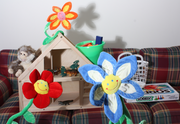
#> input picture data/flowers_left.png, 180 x 124 px
$ jupyter execute L12_camera_matrix.ipynb   (shell and % lines are left out)
#> lines starting #> are read from the running program, lines starting #| are printed output that depends on the picture
### src/util.py
import imageio
import numpy as np
import matplotlib.pyplot as plt
import skimage as skim


def imread_grayfloat(path):
#> called with path = '../data/flowers_left.png'
    return skim.color.rgb2gray(byte2float(imageio.imread(path)))
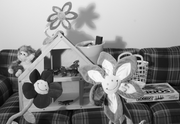
#> returned value: shape (124, 180) float32; min 0, max 0.996, mean 0.557

def byte2float(img):
    """ Convert an image from bytes (0-255) to floats (0.0-1.0) """
    return img.astype(np.float32) / 255.0

def imshow_gray(img):
    assert len(img.shape) == 2
    plt.imshow(img, cmap="gray")

# [10 lines left out: function imshow_truesize, not called in this run]


### notebooks/L12_camera_matrix.ipynb
## Lecture 12 - Rectified Stereo; The Camera Matrix

#### Announcements
* New pairs:
    * Layla and Grayson
    * Finn and Charlie
    * Camiel and Ned
    * Shingo and Jacob
* Project 2 due tonight! How's it going?
* Project 3 out tomorrow; we'll cover plane sweep stereo in tomorrow's class
* You can still respond to my Week 2 feedback email if you haven't already!
* I think I fixed the github classroom uv issue for projects 2 and 3
  * If you created your repo before the fix, it may apply. You can edit .github/workflows/classroom.yml to add these lines before the `- name: Checkout code` line:
    ```yaml
    - name: Install the latest version of uv
      uses: astral-sh/setup-uv@v7
    ```

* Week 2 Checkins today
* Today's tea: Nepal Imperial Black or Four Seasons Oolong?

#### Goals
* Be able to implement a basic rectified stereo depth estimation routine.
* Understand why matching is the hard part of stereo vision.
* Know the definition and formation of the stereo cost volume.
* Know why and how to use the normalized cross-correlation cost function for stereo matching.
* Understand the construction of the **intrinsic** and **extrinsic** camera matrices.

[cell 1]
# boilerplate setup


import os
import sys

src_path = os.path.abspath("../src")
if (src_path not in sys.path):
    sys.path.insert(0, src_path)

# Library imports
import numpy as np
import imageio.v3 as imageio
import matplotlib.pyplot as plt
import skimage as skim
import cv2

# codebase imports
import util
import filtering
import features
import geometry

#### Outline

* Rectified stereo:

  * depth from disparity reduces stereo vision to the correspondence problem

  * assumed a simple case: this is the **rectified case** where (assumptions)

  * correspondence - sounds familiar, but now it's dense. some metrics:

    * SSD - sum of squared differences
    * SAD - sum of absolute differences
    * CC - cross-correlation: filter the right scanline with the left patch; where product is highest, call it a match; in practice, use NCC instead:
    * NCC - normalized cross-correlation: standardize (subtract mean, divide by std) patches before multiplication to add invariance to photometric changes

  * The **cost volume**: given a matching cost c:

    ```
    for i in rows:
      for j in columns:
        for d in disparities:
          C[i, j, d] = c(img1[i,j], img2[i,j+d])
    ```

    (note that c will usually look at a patch around img[i,j])

[cell 2]
left = util.imread_grayfloat("../data/flowers_left.png")
right = util.imread_grayfloat("../data/flowers_right.png")
#> call 2 of imread_grayfloat, with path = '../data/flowers_right.png'
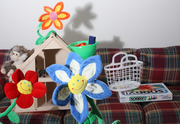
#> input picture data/flowers_right.png, 180 x 124 px
#> in imread_grayfloat (call 2), `return skim.color.rgb2gray(byte2float(imageio.imread(path)))`:
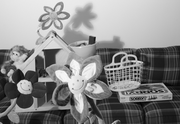
#> returned value: shape (124, 180) float32; min 0, max 0.992, mean 0.54

[cell 3]
util.imshow_gray(np.vstack((left, right)))
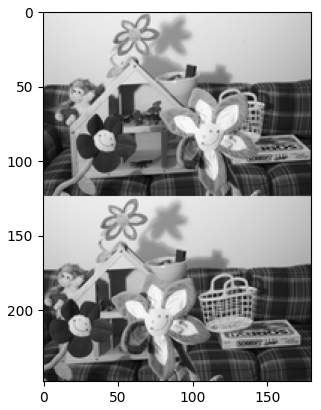
#> figure drawn by matplotlib, 1 panel

[cell 4]
# patch = left[115:125, 205:215]
# patch = left[55:61, 102:107]
patch = left[0:35, 45:80]
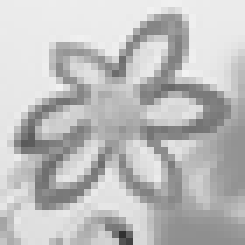
#> patch: shape (35, 35) float32 (shown 7 times larger); min 0.193, max 0.951, mean 0.747

util.imshow_gray(patch)

[cell 5]
def fast_filter(img, filter):
    return cv2.filter2D(img, -1, filter)

[cell 6]
kernel = patch - patch.mean()
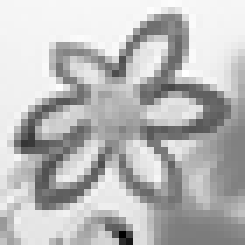
#> kernel: shape (35, 35) float32 (shown 7 times larger); min -0.554, max 0.204, mean 0; drawn with min black and max white
xcorr_out = fast_filter(right-right.mean(), patch-patch.mean())
#> in fast_filter, `return cv2.filter2D(img, -1, filter)`:
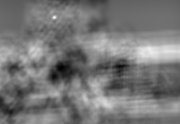
#> returned value: shape (124, 180) float32; min -16.13, max 26.23, mean 3.7; drawn with min black and max white
plt.imshow(np.vstack([right, xcorr_out/xcorr_out.max()]))
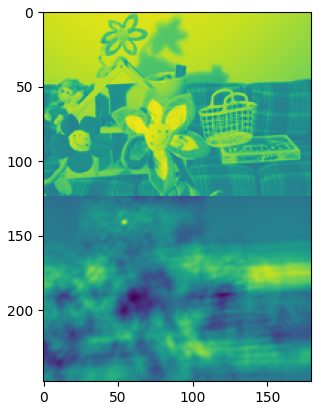
#> figure drawn by matplotlib, 1 panel

Define some cost functions:

[cell 7]
import tqdm

def ncc_cost(left_patch, right_patch):
    lp = left_patch - left_patch.mean()
    rp = right_patch - right_patch.mean()
    lp /= lp.std()
    rp /= rp.std()
    return (lp * rp).sum()

def ssd_cost(left_patch, right_patch):
    return np.sum((left_patch - right_patch)**2)

def sad_cost(left_patch, right_patch):
    return np.sum(np.abs(left_patch - right_patch))

Compute the cost volume:

[cell 8]
H, W = left.shape
#> H = 124; W = 180
window = 5
hw = window // 2

COST = "NCC"

disparity_img = np.zeros_like(left)

disparity_limit = 60

for i in tqdm.tqdm(range(hw, H-hw)): # for each row
    low_i = i-hw
    high_i = i+hw+1
    for j in range(hw, W-hw): # for each column within a local window
        low_j = j-hw
        high_j = j+hw+1

        # extract the left patch:
        left_patch = left[low_i:high_i, low_j:high_j]

        costs = 1e5 * np.ones((disparity_limit*2+1)) #initialize costs
        for d in range(-disparity_limit, disparity_limit+1): # for each possible disparity
            if 0 <= low_j+d and high_j+d <= W:

                # extract a right patch at the current disparity
                right_patch = right[low_i:high_i, low_j+d:high_j+d]

                # compute the cost
                if COST == "NCC":
                    c = -ncc_cost(left_patch, right_patch)
                elif COST == "SSD":
                    c = ssd_cost(left_patch, right_patch)
                elif COST == "SAD":
                    c = sad_cost(left_patch, right_patch)

                costs[d + disparity_limit] = c

        # set the disparity to the one with lowest cost
        disparity_img[i,j] = np.argmin(costs) - disparity_limit

plt.imshow(np.vstack([left, disparity_img/disparity_img.max()]))
plt.colorbar()
